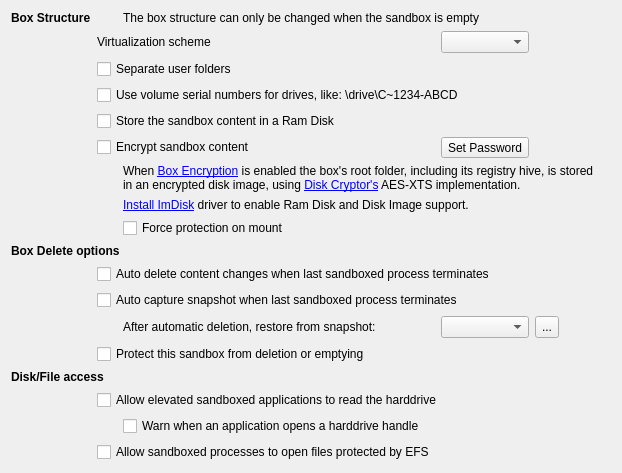
           <widget class="QWidget" name="tabFile">
            <attribute name="title">
             <string>File Options</string>
            </attribute>
            <layout class="QGridLayout" name="gridLayout_30">
             <item row="0" column="0">
              <layout class="QGridLayout" name="gridLayout_28">
               <item row="10" column="1" colspan="6">
                <widget class="QCheckBox" name="chkAutoEmpty">
                 <property name="text">
                  <string>Auto delete content changes when last sandboxed process terminates</string>
                 </property>
                </widget>
               </item>
               <item row="11" column="1" colspan="6">
                <widget class="QCheckBox" name="chkAutoSnapCapture">
                 <property name="text">
                  <string>Auto capture snapshot when last sandboxed process terminates</string>
                 </property>
                </widget>
               </item>
               <item row="12" column="2">
                <widget class="QLabel" name="lblAutoDeleteSnapshot">
                 <property name="text">
                  <string>After automatic deletion, restore from snapshot:</string>
                 </property>
                 <property name="buddy">
                  <cstring>cmbAutoDeleteSnapshot</cstring>
                 </property>
                </widget>
               </item>
               <item row="12" column="3">
                <widget class="QComboBox" name="cmbAutoDeleteSnapshot"/>
               </item>
               <item row="12" column="4">
                <widget class="QToolButton" name="btnAutoDeleteSnapshots">
                 <property name="sizePolicy">
                  <sizepolicy hsizetype="Minimum" vsizetype="Fixed">
                   <horstretch>0</horstretch>
                   <verstretch>0</verstretch>
                  </sizepolicy>
                 </property>
                 <property name="maximumSize">
                  <size>
                   <width>32</width>
                   <height>32</height>
                  </size>
                 </property>
                 <property name="toolTip">
                  <string>Open Snapshot Manager</string>
                 </property>
                 <property name="text">
                  <string>...</string>
                 </property>
                </widget>
               </item>
               <item row="12" column="5">
                <spacer name="horizontalSpacerAutoDeleteSnapshot">
                 <property name="orientation">
                  <enum>Qt::Orientation::Horizontal</enum>
                 </property>
                 <property name="sizeHint" stdset="0">
                  <size>
                   <width>40</width>
                   <height>20</height>
                  </size>
                 </property>
                </spacer>
               </item>
               <item row="0" column="0">
                <widget class="QLabel" name="lblStructure">
                 <property name="font">
                  <font>
                   <bold>true</bold>
                   <kerning>true</kerning>
                  </font>
                 </property>
                 <property name="text">
                  <string>Box Structure</string>
                 </property>
                </widget>
               </item>
               <item row="13" column="1" colspan="6">
                <widget class="QCheckBox" name="chkProtectBox">
                 <property name="toolTip">
                  <string>Partially checked means prevent box removal but not content deletion.</string>
                 </property>
                 <property name="text">
                  <string>Protect this sandbox from deletion or emptying</string>
                 </property>
                 <property name="tristate">
                  <bool>true</bool>
                 </property>
                </widget>
               </item>
               <item row="2" column="1" colspan="5">
                <widget class="QCheckBox" name="chkSeparateUserFolders">
                 <property name="text">
                  <string>Separate user folders</string>
                 </property>
                 <property name="tristate">
                  <bool>false</bool>
                 </property>
                </widget>
               </item>
               <item row="18" column="1">
                <spacer name="verticalSpacer_2">
                 <property name="orientation">
                  <enum>Qt::Orientation::Vertical</enum>
                 </property>
                 <property name="sizeHint" stdset="0">
                  <size>
                   <width>20</width>
                   <height>0</height>
                  </size>
                 </property>
                </spacer>
               </item>
               <item row="9" column="0" colspan="3">
                <widget class="QLabel" name="lblDelete">
                 <property name="font">
                  <font>
                   <bold>true</bold>
                   <kerning>true</kerning>
                  </font>
                 </property>
                 <property name="text">
                  <string>Box Delete options</string>
                 </property>
                </widget>
               </item>
               <item row="8" column="2" colspan="3">
                <widget class="QCheckBox" name="chkForceProtection">
                 <property name="text">
                  <string>Force protection on mount</string>
                 </property>
                </widget>
               </item>
               <item row="1" column="3">
                <widget class="QComboBox" name="cmbVersion"/>
               </item>
               <item row="7" column="2" colspan="4">
                <widget class="QLabel" name="lblImDisk">
                 <property name="text">
                  <string>&lt;a href=&quot;addon://ImDisk&quot;&gt;Install ImDisk&lt;/a&gt; driver to enable Ram Disk and Disk Image support.</string>
                 </property>
                </widget>
               </item>
               <item row="3" column="1" colspan="5">
                <widget class="QCheckBox" name="chkUseVolumeSerialNumbers">
                 <property name="text">
                  <string>Use volume serial numbers for drives, like: \drive\C~1234-ABCD</string>
                 </property>
                </widget>
               </item>
               <item row="1" column="1" colspan="2">
                <widget class="QLabel" name="lblScheme">
                 <property name="text">
                  <string>Virtualization scheme</string>
                 </property>
                 <property name="buddy">
                  <cstring>cmbVersion</cstring>
                 </property>
                </widget>
               </item>
               <item row="0" column="2" colspan="4">
                <widget class="QLabel" name="lblWhenEmpty">
                 <property name="text">
                  <string>The box structure can only be changed when the sandbox is empty</string>
                 </property>
                </widget>
               </item>
               <item row="5" column="3">
                <widget class="QToolButton" name="btnPassword">
                 <property name="sizePolicy">
                  <sizepolicy hsizetype="Preferred" vsizetype="Fixed">
                   <horstretch>0</horstretch>
                   <verstretch>0</verstretch>
                  </sizepolicy>
                 </property>
                 <property name="text">
                  <string>Set Password</string>
                 </property>
                </widget>
               </item>
               <item row="5" column="1" colspan="2">
                <widget class="QCheckBox" name="chkEncrypt">
                 <property name="text">
                  <string>Encrypt sandbox content</string>
                 </property>
                </widget>
               </item>
               <item row="16" column="2" colspan="5">
                <widget class="QCheckBox" name="chkRawDiskNotify">
                 <property name="text">
                  <string>Warn when an application opens a harddrive handle</string>
                 </property>
                </widget>
               </item>
               <item row="6" column="2" colspan="4">
                <widget class="QLabel" name="lblCrypto">
                 <property name="text">
                  <string>When &lt;a href=&quot;sbie://docs/boxencryption&quot;&gt;Box Encryption&lt;/a&gt; is enabled the box's root folder, including its registry hive, is stored in an encrypted disk image, using &lt;a href=&quot;https://diskcryptor.org&quot;&gt;Disk Cryptor's&lt;/a&gt; AES-XTS implementation.</string>
                 </property>
                 <property name="wordWrap">
                  <bool>true</bool>
                 </property>
                 <property name="openExternalLinks">
                  <bool>true</bool>
                 </property>
                </widget>
               </item>
               <item row="15" column="1" colspan="6">
                <widget class="QCheckBox" name="chkRawDiskRead">
                 <property name="text">
                  <string>Allow elevated sandboxed applications to read the harddrive</string>
                 </property>
                </widget>
               </item>
               <item row="14" column="0" colspan="2">
                <widget class="QLabel" name="lblRawDisk">
                 <property name="font">
                  <font>
                   <bold>true</bold>
                   <kerning>true</kerning>
                  </font>
                 </property>
                 <property name="text">
                  <string>Disk/File access</string>
                 </property>
                </widget>
               </item>
               <item row="16" column="1">
                <widget class="QLabel" name="label_37">
                 <property name="maximumSize">
                  <size>
                   <width>20</width>
                   <height>16777215</height>
                  </size>
                 </property>
                 <property name="text">
                  <string/>
                 </property>
                </widget>
               </item>
               <item row="4" column="1" colspan="4">
                <widget class="QCheckBox" name="chkRamBox">
                 <property name="text">
                  <string>Store the sandbox content in a Ram Disk</string>
                 </property>
                </widget>
               </item>
               <item row="18" column="2" colspan="5">
                <spacer name="horizontalSpacer_4">
                 <property name="orientation">
                  <enum>Qt::Orientation::Horizontal</enum>
                 </property>
                 <property name="sizeHint" stdset="0">
                  <size>
                   <width>40</width>
                   <height>0</height>
                  </size>
                 </property>
                </spacer>
               </item>
               <item row="17" column="1" colspan="2">
                <widget class="QCheckBox" name="chkAllowEfs">
                 <property name="text">
                  <string>Allow sandboxed processes to open files protected by EFS</string>
                 </property>
                </widget>
               </item>
              </layout>
             </item>
            </layout>
           </widget>
